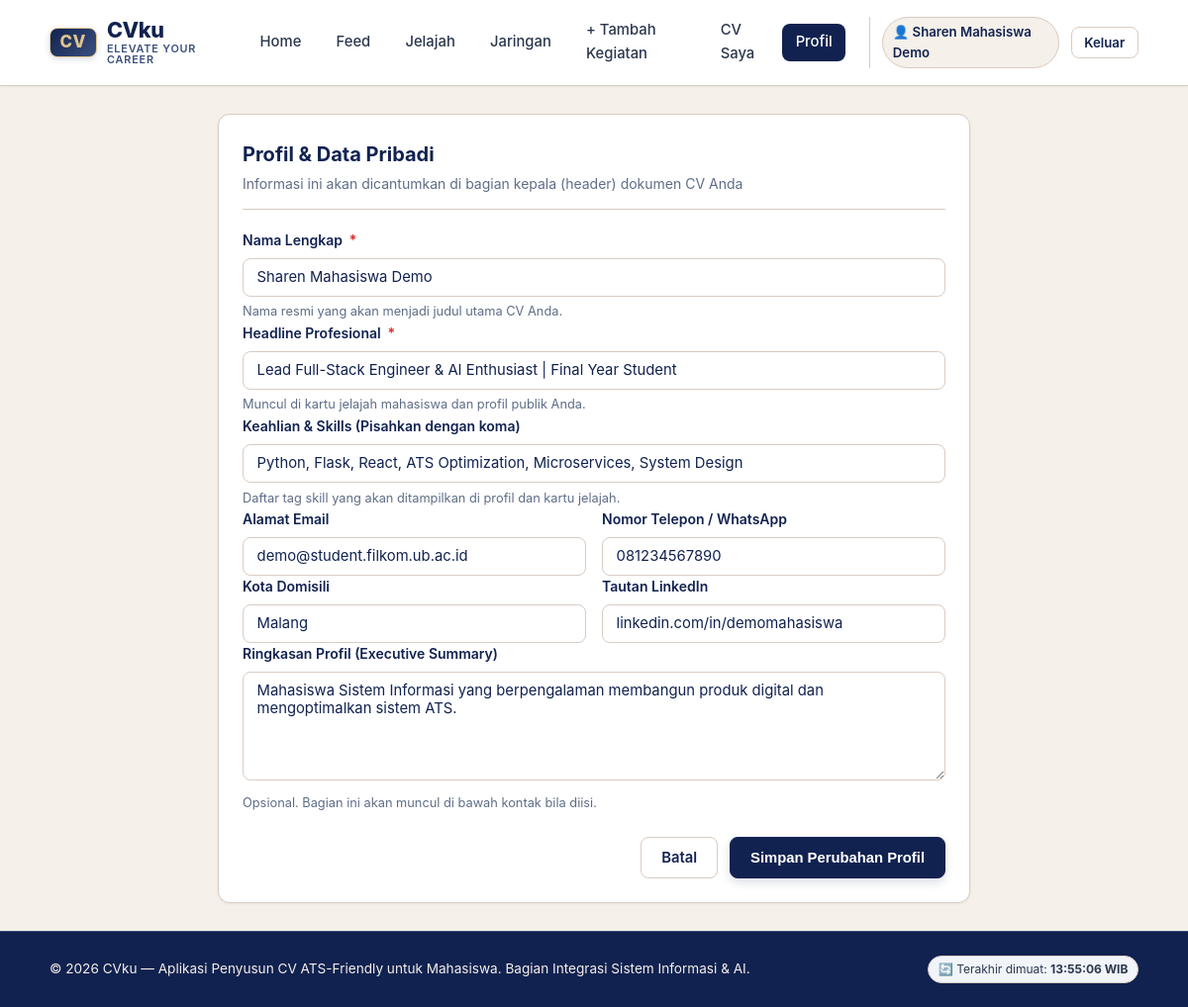
/profil (signed in), run on an earlier commit of the app's database.
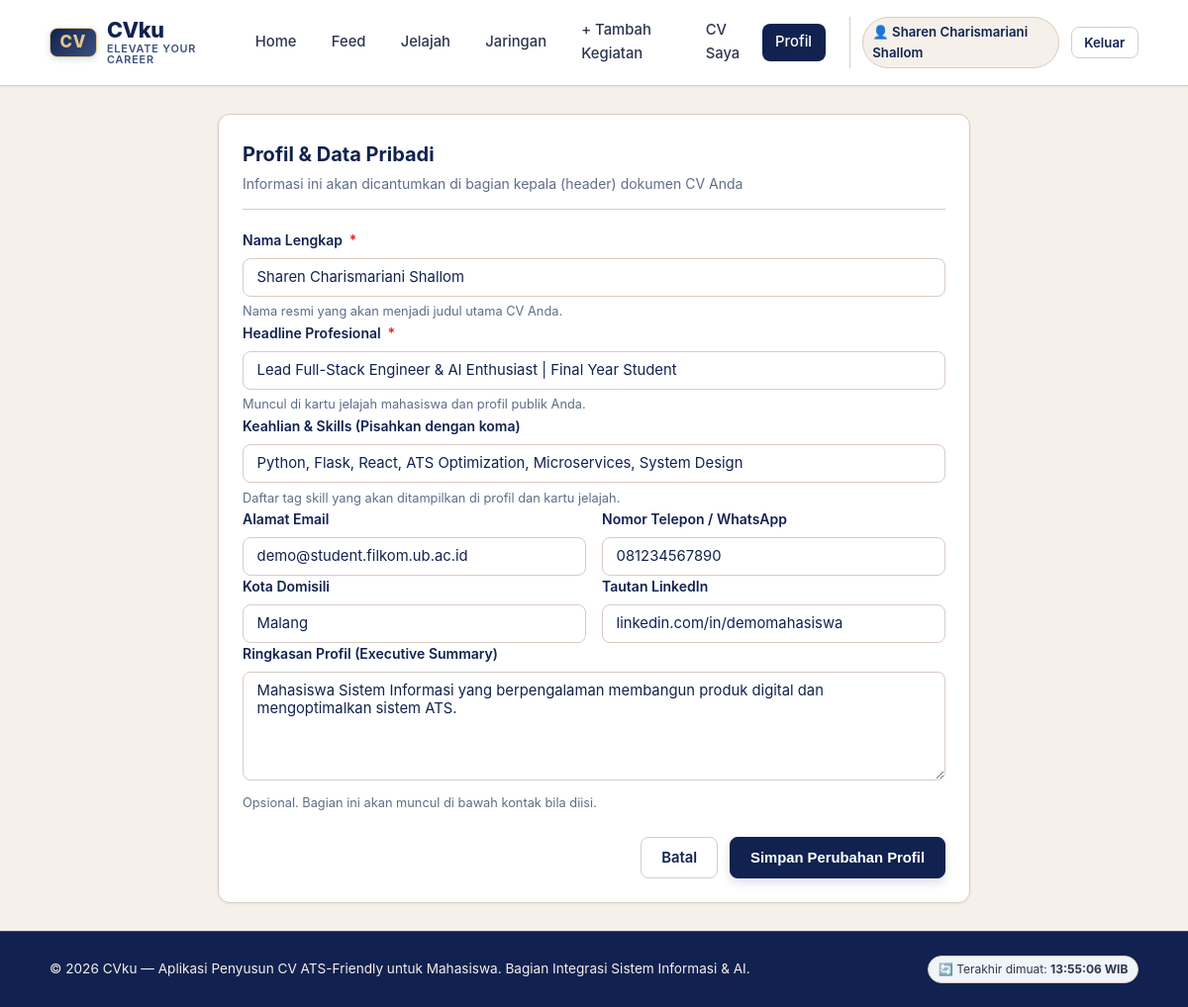
And on a later commit of the database.
### tables this page shows
CREATE TABLE "pengguna" (
                id INTEGER PRIMARY KEY AUTOINCREMENT,
                username TEXT UNIQUE NOT NULL,
                password_hash TEXT NOT NULL,
                peran TEXT NOT NULL DEFAULT 'pengguna',
                nama TEXT,
                email TEXT,
                telepon TEXT,
                kota TEXT,
                linkedin TEXT,
                ringkasan TEXT,
                headline TEXT,
                skill TEXT
            );

### app.py (the view, shortened to what this page needs)
@app.route("/profil", methods=["GET", "POST"])
@mahasiswa_required
def profil():
    user_id = session["user_id"]
    pengguna = db.baca_pengguna(user_id) or {}
    return render_template("profil.html", pengguna=pengguna)

### app.py (called while the page is built)
@app.after_request
def add_no_cache_headers(response):
    response.headers["Cache-Control"] = "no-cache, no-store, must-revalidate, max-age=0"
    response.headers["Pragma"] = "no-cache"
    response.headers["Expires"] = "0"
    return response

@app.context_processor
def inject_waktu_server():
    return {
        "waktu_refresh": datetime.datetime.now().strftime("%H:%M:%S")
    }

def pengguna_required(f):
    @wraps(f)
    def decorated_function(*args, **kwargs):
        if not session.get("user_id"):
            flash("Silakan masuk terlebih dahulu untuk mengakses halaman ini.", "warning")
            return redirect(url_for("login", next=request.path))
        return f(*args, **kwargs)
    return decorated_function

### db.py (called while the page is built)
def koneksi():
    con = sqlite3.connect(DB_PATH)
    con.row_factory = sqlite3.Row
    con.execute("PRAGMA foreign_keys = ON")
    return con

def _satu(sql, args=()):
    con = koneksi()
    try:
        r = con.execute(sql, args).fetchone()
        return dict(r) if r else None
    finally:
        con.close()

def baca_pengguna(id_pengguna):
    u = _satu("SELECT * FROM pengguna WHERE id=?", (id_pengguna,))
    if u:
        u.pop("password_hash")
    return u

### templates/profil.html (shortened to what this page needs)
{% extends "base.html" %}
{% block content %}
<div class="card" style="max-width: 760px; margin: 0 auto;">
  <div class="card-header">
    <div>
      <h1 class="card-title">Profil & Data Pribadi</h1>
      <p class="card-subtitle">Informasi ini akan dicantumkan di bagian kepala (header) dokumen CV Anda</p>
    </div>
  </div>
  <form method="POST" action="{{ url_for('profil') }}">
    <div class="form-group">
      <label for="nama" class="form-label">Nama Lengkap <span class="required">*</span></label>
      <input type="text" id="nama" name="nama" class="form-control" placeholder="Contoh: Sharen Charismariani" required value="{{ pengguna.nama or '' }}">
      <div class="form-hint">Nama resmi yang akan menjadi judul utama CV Anda.</div>
    </div>
    <div class="form-group">
      <label for="headline" class="form-label">Headline Profesional <span class="required">*</span></label>
      <input type="text" id="headline" name="headline" class="form-control" placeholder="Contoh: Mahasiswa Sistem Informasi | Aspiring Product Manager" value="{{ pengguna.headline or '' }}" required>
      <div class="form-hint">Muncul di kartu jelajah mahasiswa dan profil publik Anda.</div>
    </div>
    <div class="form-group">
      <label for="skill" class="form-label">Keahlian &amp; Skills (Pisahkan dengan koma)</label>
      <input type="text" id="skill" name="skill" class="form-control" placeholder="Contoh: Product Management, Agile Scrum, Python, Wireframing" value="{{ pengguna.skill or '' }}">
      <div class="form-hint">Daftar tag skill yang akan ditampilkan di profil dan kartu jelajah.</div>
    </div>
    <div class="form-row">
      <div class="form-group">
        <label for="email" class="form-label">Alamat Email</label>
        <input type="email" id="email" name="email" class="form-control" placeholder="nama@email.com" value="{{ pengguna.email or '' }}">
      </div>
      <div class="form-group">
        <label for="telepon" class="form-label">Nomor Telepon / WhatsApp</label>
        <input type="text" id="telepon" name="telepon" class="form-control" placeholder="081234567890" value="{{ pengguna.telepon or '' }}">
      </div>
    </div>
    <div class="form-row">
      <div class="form-group">
        <label for="kota" class="form-label">Kota Domisili</label>
        <input type="text" id="kota" name="kota" class="form-control" placeholder="Contoh: Malang / Jakarta" value="{{ pengguna.kota or '' }}">
      </div>
      <div class="form-group">
        <label for="linkedin" class="form-label">Tautan LinkedIn</label>
        <input type="text" id="linkedin" name="linkedin" class="form-control" placeholder="linkedin.com/in/username" value="{{ pengguna.linkedin or '' }}">
      </div>
    </div>
    <div class="form-group">
      <label for="ringkasan" class="form-label">Ringkasan Profil (Executive Summary)</label>
      <textarea id="ringkasan" name="ringkasan" class="form-control" rows="4" placeholder="Tuliskan 2-3 kalimat mengenai latar belakang pendidikan, minat karier, dan keunggulan utama Anda...">{{ pengguna.ringkasan or '' }}</textarea>
      <div class="form-hint">Opsional. Bagian ini akan muncul di bawah kontak bila diisi.</div>
    </div>
    <div style="display: flex; gap: 0.75rem; justify-content: flex-end; margin-top: 1.5rem;">
      <a href="{{ url_for('beranda') }}" class="btn btn-outline">Batal</a>
      <button type="submit" class="btn btn-primary">Simpan Perubahan Profil</button>
    </div>
  </form>
</div>
{% endblock %}

### templates/base.html (shortened to what this page needs)
<!DOCTYPE html>
<html lang="id">
<head>
  <link rel="stylesheet" href="{{ url_for('static', filename='css/style.css') }}">
</head>
<body>
  <nav class="navbar">
    <div class="nav-container">
      <a href="{{ url_for('beranda') }}" class="brand" title="CVku — Elevate Your Career">
        <span class="brand-badge">CV</span>
        <div class="brand-text">
          <span class="brand-title">CVku</span>
          <span class="brand-subtitle">elevate your career</span>
        </div>
      </a>
      <ul class="nav-menu">
        <li class="nav-item {% if request.endpoint == 'beranda' and not request.query_string %}active{% endif %}">
          <a href="{{ url_for('beranda') }}">Home</a>
        </li>
        {% if session.get('user_id') %}
          <li class="nav-item {% if request.endpoint == 'feed_page' %}active{% endif %}">
            <a href="{{ url_for('feed_page') }}">Feed</a>
          </li>
          <li class="nav-item {% if request.endpoint == 'jelajah_page' %}active{% endif %}">
            <a href="{{ url_for('jelajah_page') }}">Jelajah</a>
          </li>
          <li class="nav-item {% if request.endpoint == 'jaringan_page' %}active{% endif %}">
            <a href="{{ url_for('jaringan_page') }}">Jaringan</a>
          </li>
          <li class="nav-item {% if request.endpoint == 'tambah_pencapaian_page' %}active{% endif %}">
            <a href="{{ url_for('tambah_pencapaian_page') }}">+ Tambah Kegiatan</a>
          </li>
          <li class="nav-item {% if request.endpoint == 'cv_preview_page' %}active{% endif %}">
            <a href="{{ url_for('cv_preview_page') }}">CV Saya</a>
          </li>
          <li class="nav-item {% if request.endpoint == 'profil' %}active{% endif %}">
            <a href="{{ url_for('profil') }}">Profil</a>
          </li>
        {% endif %}
      </ul>
      {% if session.get('user_id') %}
        <div class="nav-user">
          <a href="{{ url_for('profil_publik_page', id=session.get('user_id')) }}" class="user-badge" style="text-decoration: none;" title="Buka Profil Publik Saya">
            👤 {{ session.get('nama') or session.get('username') }}
          </a>
          <a href="{{ url_for('logout') }}" class="btn btn-outline btn-sm">Keluar</a>
        </div>
      {% endif %}
    </div>
  </nav>
  <main class="main-content">
    {% block content %}{% endblock %}
  </main>
  <footer class="footer">
    <div style="display: flex; justify-content: space-between; align-items: center; max-width: 1100px; margin: 0 auto; flex-wrap: wrap; gap: 0.5rem;">
      <p style="margin: 0;">&copy; 2026 CVku — Aplikasi Penyusun CV ATS-Friendly untuk Mahasiswa. Bagian Integrasi Sistem Informasi & AI.</p>
      <span style="font-size: 0.75rem; color: var(--slate); background: #f1f5f9; padding: 0.2rem 0.6rem; border-radius: 9999px; border: 1px solid var(--border);">
        🔄 Terakhir dimuat: <strong>{{ waktu_refresh }} WIB</strong>
      </span>
    </div>
  </footer>
</body>
</html>

What changed in the data, as far as the page shows it:
changed pengguna "Lead Full-Stack Engineer & AI Enthusiast | Final Year Student": get "Sharen Mahasiswa Demo" → "Sharen Charismariani Shallom"; nama "Sharen Mahasiswa Demo" → "Sharen Charismariani Shallom"
